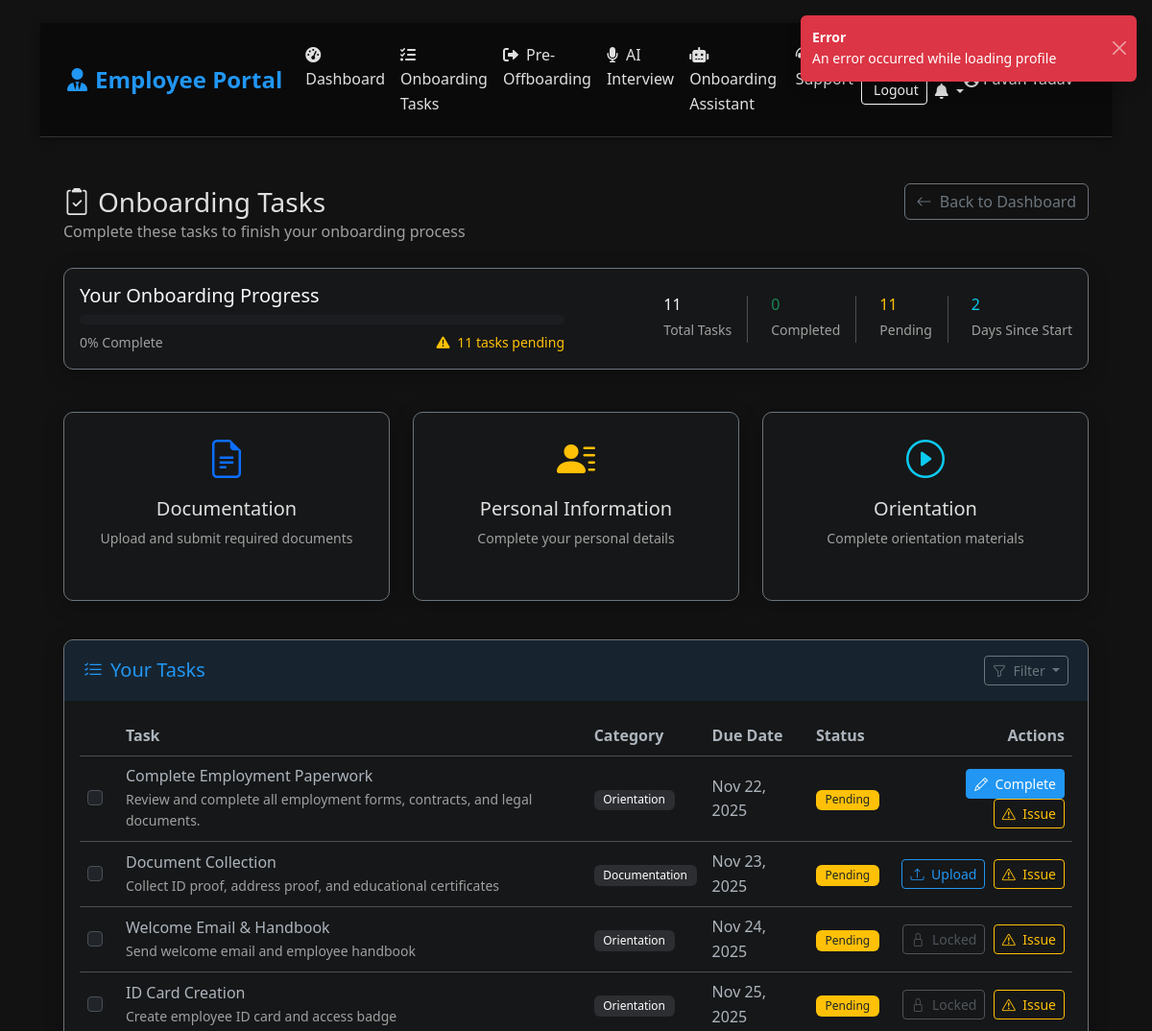
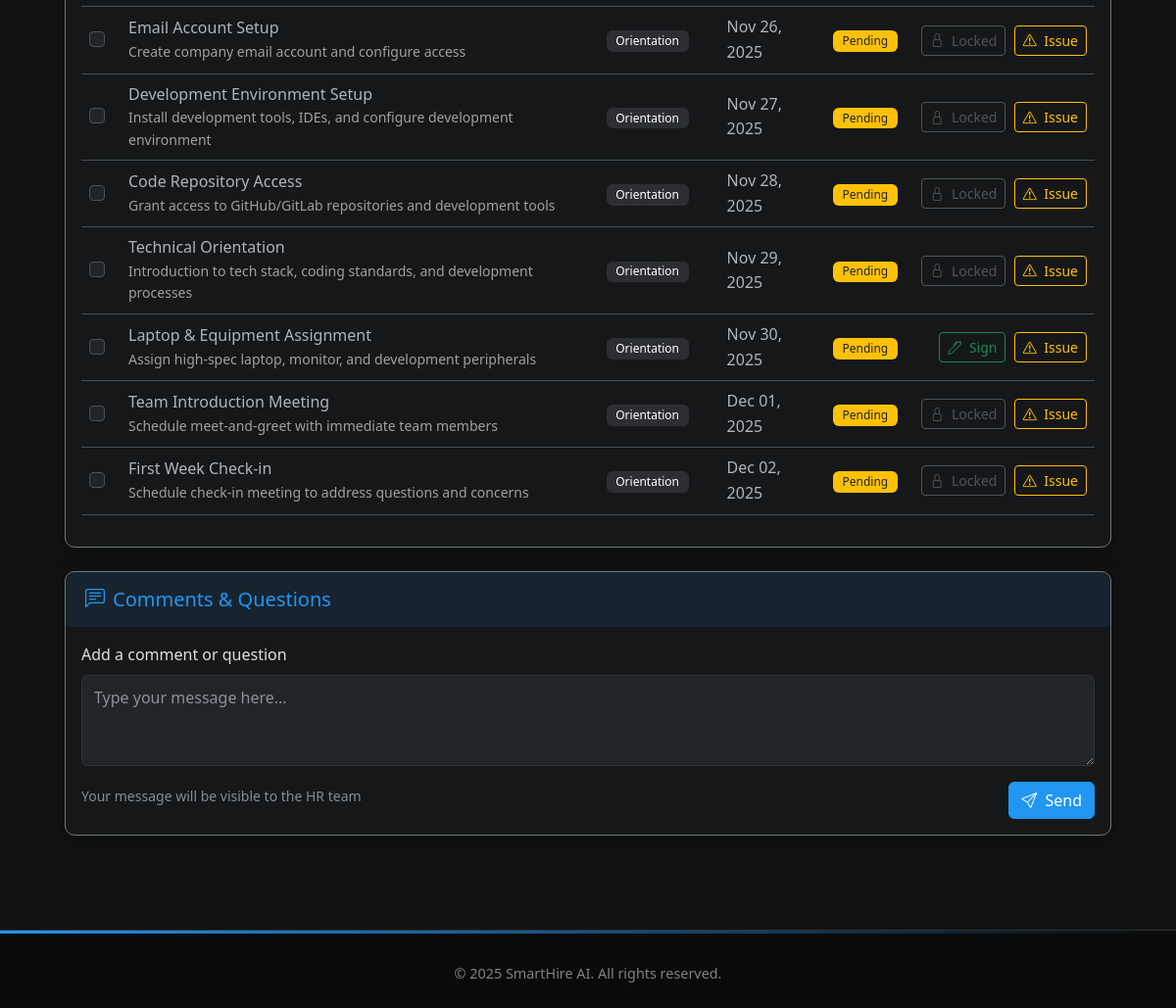
Page /employee/onboarding-tasks (signed in) on the committed database (2 pictures, top to bottom).
### app.py (models this page shows, shortened)
class OnboardingTask(db.Model):
    id = db.Column(db.Integer, primary_key=True)
    checklist_id = db.Column(db.Integer, db.ForeignKey('onboarding_checklist.id'), nullable=False)
    task_name = db.Column(db.String(200), nullable=False)
    task_description = db.Column(db.Text, nullable=True)
    is_completed = db.Column(db.Boolean, default=False)
    completed_at = db.Column(db.DateTime, nullable=True)
    order_index = db.Column(db.Integer, default=0)
    created_at = db.Column(db.DateTime, default=datetime.utcnow)
    due_date = db.Column(db.Date, nullable=True)
    has_issue = db.Column(db.Boolean, default=False)
    issue_type = db.Column(db.String(50), nullable=True)  # technical, access, clarification, deadline, other
    issue_description = db.Column(db.Text, nullable=True)
    issue_reported_at = db.Column(db.DateTime, nullable=True)
    employee_comment = db.Column(db.Text, nullable=True)
    hr_resolution_note = db.Column(db.Text, nullable=True)
    hr_resolved_at = db.Column(db.DateTime, nullable=True)
    hr_resolved_by = db.Column(db.Integer, db.ForeignKey('user.id'), nullable=True)
    updated_at = db.Column(db.DateTime, default=datetime.utcnow, onupdate=datetime.utcnow)

class OnboardingChecklist(db.Model):
    id = db.Column(db.Integer, primary_key=True)
    employee_id = db.Column(db.Integer, db.ForeignKey('user.id'), nullable=False)
    created_at = db.Column(db.DateTime, default=datetime.utcnow)
    completed_at = db.Column(db.DateTime, nullable=True)
    status = db.Column(db.String(20), default='Pending')
    paperwork_completed = db.Column(db.Boolean, default=False)
    equipment_assigned = db.Column(db.Boolean, default=False)
    training_completed = db.Column(db.Boolean, default=False)
    hr_orientation = db.Column(db.Boolean, default=False)
    team_introduction = db.Column(db.Boolean, default=False)
    notes = db.Column(db.Text, nullable=True)
    assigned_hr_id = db.Column(db.Integer, db.ForeignKey('user.id'), nullable=True)
    employee = db.relationship(
        'User',
        foreign_keys=[employee_id],
        backref=db.backref('checklists', lazy=True)
    )
    assigned_hr = db.relationship(
        'User',
        foreign_keys=[assigned_hr_id],
        backref='hr_assignments'
    )
    tasks = db.relationship('OnboardingTask', backref='checklist', lazy=True, cascade='all, delete-orphan')
    def get_progress(self):
        if self.tasks:
            completed = sum(1 for task in self.tasks if task.is_completed)
            return (completed / len(self.tasks)) * 100 if self.tasks else 0

### app.py (the view)
@app.route('/employee/onboarding-tasks')
@login_required('employee')
def onboarding_tasks():
    user_id = session.get('user_id')
    user = User.query.get(user_id)
    checklist = OnboardingChecklist.query.filter_by(employee_id=user.id).first()
    return render_template('onboarding_tasks.html', user=user, checklist=checklist, now=datetime.utcnow())

### templates/onboarding_tasks.html (shortened to what this page needs)
{% extends "employee_base.html" %}
{% block page_content %}
<div class="container-fluid py-4">
    <div class="row mb-4">
        <div class="col-12">
            <div class="d-flex justify-content-between align-items-center">
                <h1 class="h3 mb-0">
                    <i class="bi bi-clipboard2-check me-2"></i>Onboarding Tasks
                </h1>
                <a href="{{ url_for('employee_dashboard') }}" class="btn btn-outline-secondary">
                    <i class="bi bi-arrow-left me-1"></i> Back to Dashboard
                </a>
            </div>
            <p class="text-muted mb-0">Complete these tasks to finish your onboarding process</p>
        </div>
    </div>
    {% if checklist %}
    <div class="row mb-4">
        <div class="col-12">
            <div class="card bg-dark bg-opacity-25 border-secondary">
                <div class="card-body">
                    <div class="row align-items-center">
                        <div class="col-md-6 mb-3 mb-md-0">
                            <h5 class="text-light mb-2">Your Onboarding Progress</h5>
                            <div class="progress bg-dark bg-opacity-50 mb-2" style="height: 10px;">
                            </div>
                            <div class="d-flex justify-content-between">
                                <small class="text-muted">{{ "%.0f"|format(checklist.get_progress()) }}% Complete</small>
                                {% set pending_count = checklist.tasks|selectattr('is_completed', 'equalto', false)|list|length %}
                                {% if pending_count > 0 %}
                                <small class="text-warning">
                                    <i class="fas fa-exclamation-triangle me-1"></i> {{ pending_count }} task{{ 's' if pending_count > 1 else '' }} pending
                                </small>
                                {% endif %}
                            </div>
                        </div>
                        <div class="col-md-6">
                            <div class="d-flex flex-wrap justify-content-md-end gap-2">
                                <div class="border-end pe-3 me-3">
                                    <h6 class="text-light mb-1">{{ checklist.tasks|length }}</h6>
                                    <small class="text-muted">Total Tasks</small>
                                </div>
                                <div class="border-end pe-3 me-3">
                                    <h6 class="text-success mb-1">{{ checklist.tasks|selectattr('is_completed', 'equalto', true)|list|length }}</h6>
                                    <small class="text-muted">Completed</small>
                                </div>
                                <div class="border-end pe-3 me-3">
                                    <h6 class="text-warning mb-1">{{ checklist.tasks|selectattr('is_completed', 'equalto', false)|list|length }}</h6>
                                    <small class="text-muted">Pending</small>
                                </div>
                                <div>
                                    <h6 class="text-info mb-1">{{ (now - checklist.created_at).days if checklist.created_at else 0 }}</h6>
                                    <small class="text-muted">Days Since Start</small>
                                </div>
                            </div>
                        </div>
                    </div>
                </div>
            </div>
        </div>
    </div>
    {% endif %}
    <div class="row mb-4">
        <div class="col-md-4 mb-3">
            <div class="card bg-dark bg-opacity-25 border-secondary h-100">
                <div class="card-body text-center">
                    <div class="text-primary mb-2">
                        <i class="bi bi-file-earmark-text fs-1"></i>
                    </div>
                    <h5 class="card-title">Documentation</h5>
                    <p class="small text-muted">Upload and submit required documents</p>
                </div>
            </div>
        </div>
        <div class="col-md-4 mb-3">
            <div class="card bg-dark bg-opacity-25 border-secondary h-100">
                <div class="card-body text-center">
                    <div class="text-warning mb-2">
                        <i class="bi bi-person-lines-fill fs-1"></i>
                    </div>
                    <h5 class="card-title">Personal Information</h5>
                    <p class="small text-muted">Complete your personal details</p>
                </div>
            </div>
        </div>
        <div class="col-md-4 mb-3">
            <div class="card bg-dark bg-opacity-25 border-secondary h-100">
                <div class="card-body text-center">
                    <div class="text-info mb-2">
                        <i class="bi bi-play-circle fs-1"></i>
                    </div>
                    <h5 class="card-title">Orientation</h5>
                    <p class="small text-muted">Complete orientation materials</p>
                </div>
            </div>
        </div>
    </div>
    <div class="card bg-dark bg-opacity-25 border-secondary mb-4">
        <div class="card-header bg-transparent border-0">
            <div class="d-flex justify-content-between align-items-center">
                <h2 class="h5 mb-0">
                    <i class="bi bi-list-check me-2"></i>Your Tasks
                </h2>
                <div class="dropdown">
                    <button class="btn btn-sm btn-outline-secondary dropdown-toggle" type="button" id="filterDropdown" data-bs-toggle="dropdown" aria-expanded="false">
                        <i class="bi bi-funnel me-1"></i> Filter
                    </button>
                </div>
            </div>
        </div>
        <div class="card-body">
            <div class="table-responsive">
                <table class="table table-hover align-middle">
                    <thead>
                        <tr>
                            <th width="40"></th>
                            <th>Task</th>
                            <th>Category</th>
                            <th>Due Date</th>
                            <th>Status</th>
                            <th class="text-end">Actions</th>
                        </tr>
                    </thead>
                    <tbody id="tasksList">
                        {% if checklist and checklist.tasks %}
                            {% for task in checklist.tasks %}
                            <tr class="task-item" data-status="{{ 'completed' if task.is_completed else 'pending' }}" data-task-id="{{ task.id }}">
                                <td class="text-center">
                                    <div class="form-check">
                                        <input class="form-check-input task-checkbox" type="checkbox"
                                               id="task{{ task.id }}"
                                               data-task-id="{{ task.id }}"
                                               {{ 'checked' if task.is_completed else '' }}>
                                    </div>
                                </td>
                                <td>
                                    <label class="form-check-label" for="task{{ task.id }}">
                                        {{ task.task_name }}
                                        {% if task.task_description %}
                                        <small class="d-block text-muted">{{ task.task_description }}</small>
                                        {% endif %}
                                    </label>
                                </td>
                                <td>
                                    {% set category = 'Documentation' if 'document' in task.task_name.lower() or 'upload' in task.task_name.lower() or 'aadhaar' in task.task_name.lower() or 'pan' in task.task_name.lower() or 'bank' in task.task_name.lower() else 'Personal Information' if 'personal' in task.task_name.lower() or 'information' in task.task_name.lower() or 'form' in task.task_name.lower() else 'Orientation' %}
                                    <span class="badge bg-secondary bg-opacity-25">{{ category }}</span>
                                </td>
                                <td>
                                    {% if task.due_date %}
                                        <span>{{ task.due_date.strftime('%b %d, %Y') }}</span>
                                    {% else %}
                                        <span>{{ (checklist.created_at + timedelta(days=task.order_index + 3)).strftime('%b %d, %Y') }}</span>
                                    {% endif %}
                                </td>
                                <td>
                                    {% if task.is_completed %}
                                        <span class="badge bg-success">Completed</span>
                                        {% if task.completed_at %}
                                        <small class="d-block text-muted">{{ task.completed_at.strftime('%b %d, %Y') }}</small>
                                        {% endif %}
                                    {% elif task.has_issue %}
                                        <span class="badge bg-danger">Issue Reported</span>
                                    {% else %}
                                        <span class="badge bg-warning text-dark">Pending</span>
                                    {% endif %}
                                </td>
                                <td class="text-end">
                                    {% if 'upload' in task.task_name.lower() or 'document' in task.task_name.lower() %}
                                        <button class="btn btn-sm btn-outline-primary task-action"
                                                data-bs-toggle="modal"
                                                data-bs-target="#uploadModal"
                                                data-task="{{ task.task_name }}"
                                                data-task-id="{{ task.id }}"
                                                data-action="upload">
                                            <i class="bi bi-upload me-1"></i> Upload
                                        </button>
                                    {% elif 'form' in task.task_name.lower() or 'complete' in task.task_name.lower() %}
                                        <button class="btn btn-sm btn-primary task-action"
                                                data-task-id="{{ task.id }}"
                                                data-task-name="{{ task.task_name|tojson }}"
                                                data-action="open-form">
                                            <i class="bi bi-pencil me-1"></i> Complete
                                        </button>
                                    {% elif 'sign' in task.task_name.lower() %}
                                        <button class="btn btn-sm btn-outline-success task-action"
                                                data-task-id="{{ task.id }}"
                                                data-task-name="{{ task.task_name|tojson }}"
                                                data-action="sign-document">
                                            <i class="bi bi-pen me-1"></i> Sign
                                        </button>
                                    {% else %}
                                        <button class="btn btn-sm btn-outline-secondary" disabled>
                                            <i class="bi bi-lock me-1"></i> Locked
                                        </button>
                                    {% endif %}
                                    <button class="btn btn-sm btn-outline-warning ms-1 task-action"
                                            data-task-id="{{ task.id }}"
                                            data-task-name="{{ task.task_name|tojson }}"
                                            data-action="report-issue">
                                        <i class="bi bi-exclamation-triangle me-1"></i> Issue
                                    </button>
                                </td>
                            </tr>
                            {% endfor %}
                        {% endif %}
                    </tbody>
                </table>
            </div>
        </div>
    </div>
    <div class="card bg-dark bg-opacity-25 border-secondary mb-4">
        <div class="card-header bg-transparent border-0">
            <h2 class="h5 mb-0">
                <i class="bi bi-chat-left-text me-2"></i>Comments & Questions
            </h2>
        </div>
        <div class="card-body">
            <form id="commentForm">
                <div class="mb-3">
                    <label for="comment" class="form-label">Add a comment or question</label>
                    <textarea class="form-control bg-dark text-light" id="comment" rows="3" placeholder="Type your message here..."></textarea>
                </div>
                <div class="d-flex justify-content-between">
                    <div class="form-text">Your message will be visible to the HR team</div>
                    <button type="submit" class="btn btn-primary">
                        <i class="bi bi-send me-1"></i> Send
                    </button>
                </div>
            </form>
        </div>
    </div>
</div>
{% endblock %}

### rows in the picture
OnboardingTask: get_progress "0", task_name "Complete Employment Paperwork", task_description "Review and complete all employment forms, contracts, and legal documents.", category "Orientation", has_issue "Pending"
OnboardingChecklist: created_at "2", created_at.order_index "Nov 22, 2025", created_at.order_index "Nov 23, 2025", created_at.order_index "Nov 24, 2025", created_at.order_index "Nov 25, 2025", created_at.order_index "Nov 26, 2025", created_at.order_index "Nov 27, 2025", created_at.order_index "Nov 28, 2025", created_at.order_index "Nov 29, 2025", created_at.order_index "Nov 30, 2025", created_at.order_index "Dec 01, 2025", created_at.order_index "Dec 02, 2025"
OnboardingTask: task_name "Document Collection", task_description "Collect ID proof, address proof, and educational certificates", category "Documentation", has_issue "Pending"
OnboardingTask: task_name "Welcome Email & Handbook", task_description "Send welcome email and employee handbook", category "Orientation", has_issue "Pending", shows "Locked"
OnboardingTask: task_name "ID Card Creation", task_description "Create employee ID card and access badge", category "Orientation", has_issue "Pending", shows "Locked"
OnboardingTask: task_name "Email Account Setup", task_description "Create company email account and configure access", category "Orientation", has_issue "Pending", shows "Locked"
OnboardingTask: task_name "Development Environment Setup", task_description "Install development tools, IDEs, and configure development environment", category "Orientation", has_issue "Pending", shows "Locked"
OnboardingTask: task_name "Code Repository Access", task_description "Grant access to GitHub/GitLab repositories and development tools", category "Orientation", has_issue "Pending", shows "Locked"
OnboardingTask: task_name "Technical Orientation", task_description "Introduction to tech stack, coding standards, and development processes", category "Orientation", has_issue "Pending", shows "Locked"
OnboardingTask: task_name "Laptop & Equipment Assignment", task_description "Assign high-spec laptop, monitor, and development peripherals", category "Orientation", has_issue "Pending"
OnboardingTask: task_name "Team Introduction Meeting", task_description "Schedule meet-and-greet with immediate team members", category "Orientation", has_issue "Pending", shows "Locked"
OnboardingTask: task_name "First Week Check-in", task_description "Schedule check-in meeting to address questions and concerns", category "Orientation", has_issue "Pending", shows "Locked"

### other values in the picture
{{ pending_count }} "11"
{{ 's' if pending_count > 1 else '' }} "s"
{{ checklist.tasks|length }} "11"
